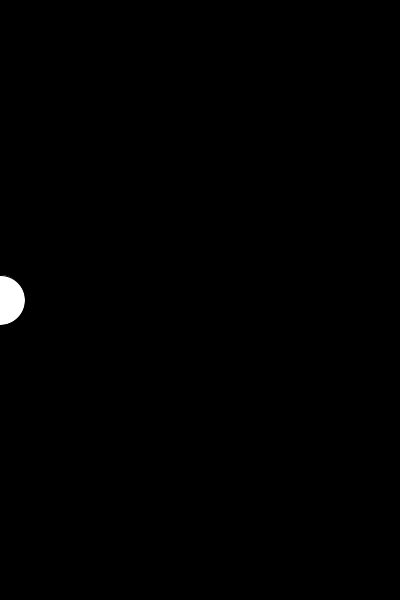
Frame 1 (no input)
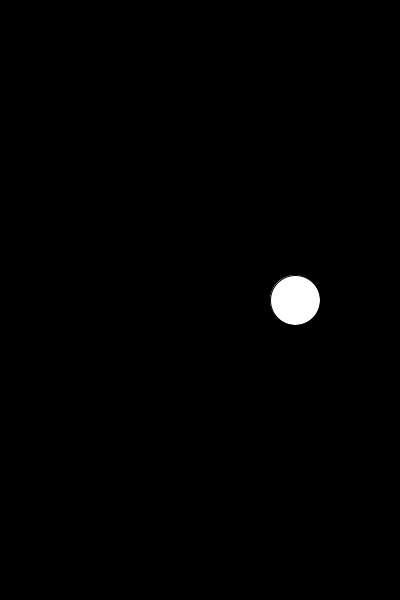
Frame 60 (the mouse pressed at the canvas centre just before this capture)
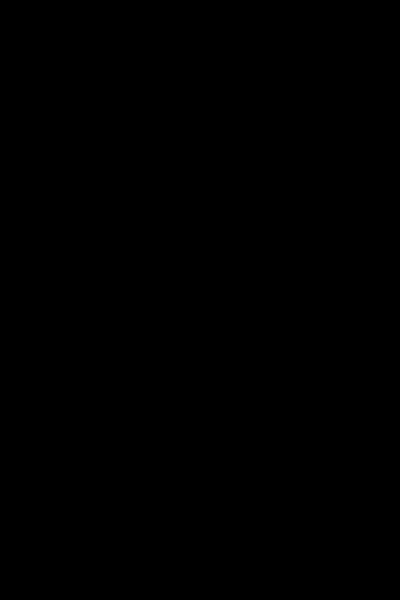
Frame 120 (the mouse held since frame 60 and released just before this capture)

The Processing sketch that drew these frames (run headless with seeded random() and noise(); from frame 60 on, the mouse is pressed at the canvas centre):

// Processing sketch: AnimationQuickReview
// ── AnimationQuickReview.pde
int x = 0;
int y = 300;
int size = 50;
int speed = 5;

void setup(){
   size(400, 600); 
}

void draw(){
    background(0);
    circle(x, y, size);
    x = x + speed;
}
